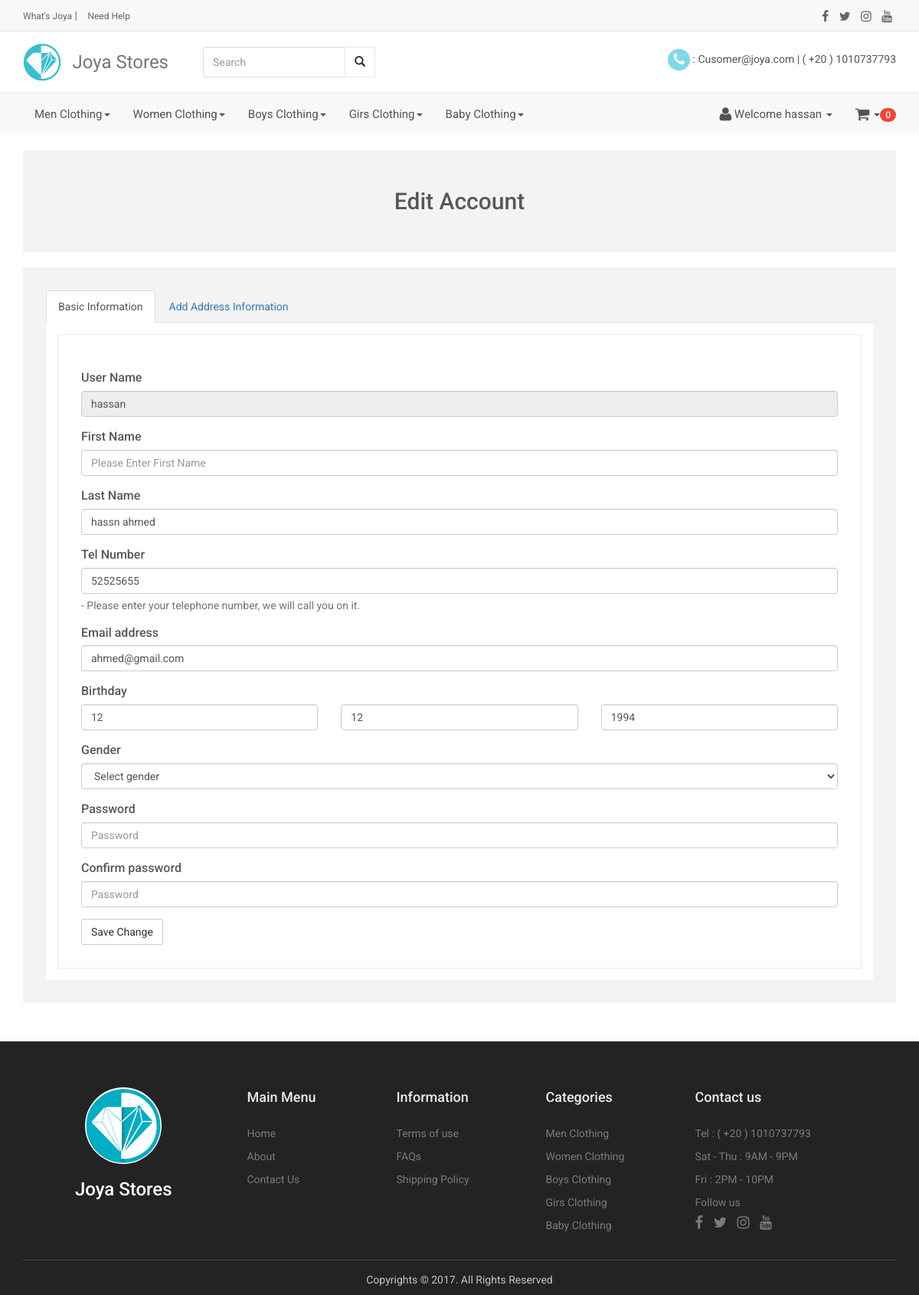
Before: /edit-account.php (signed in) with the older database file.
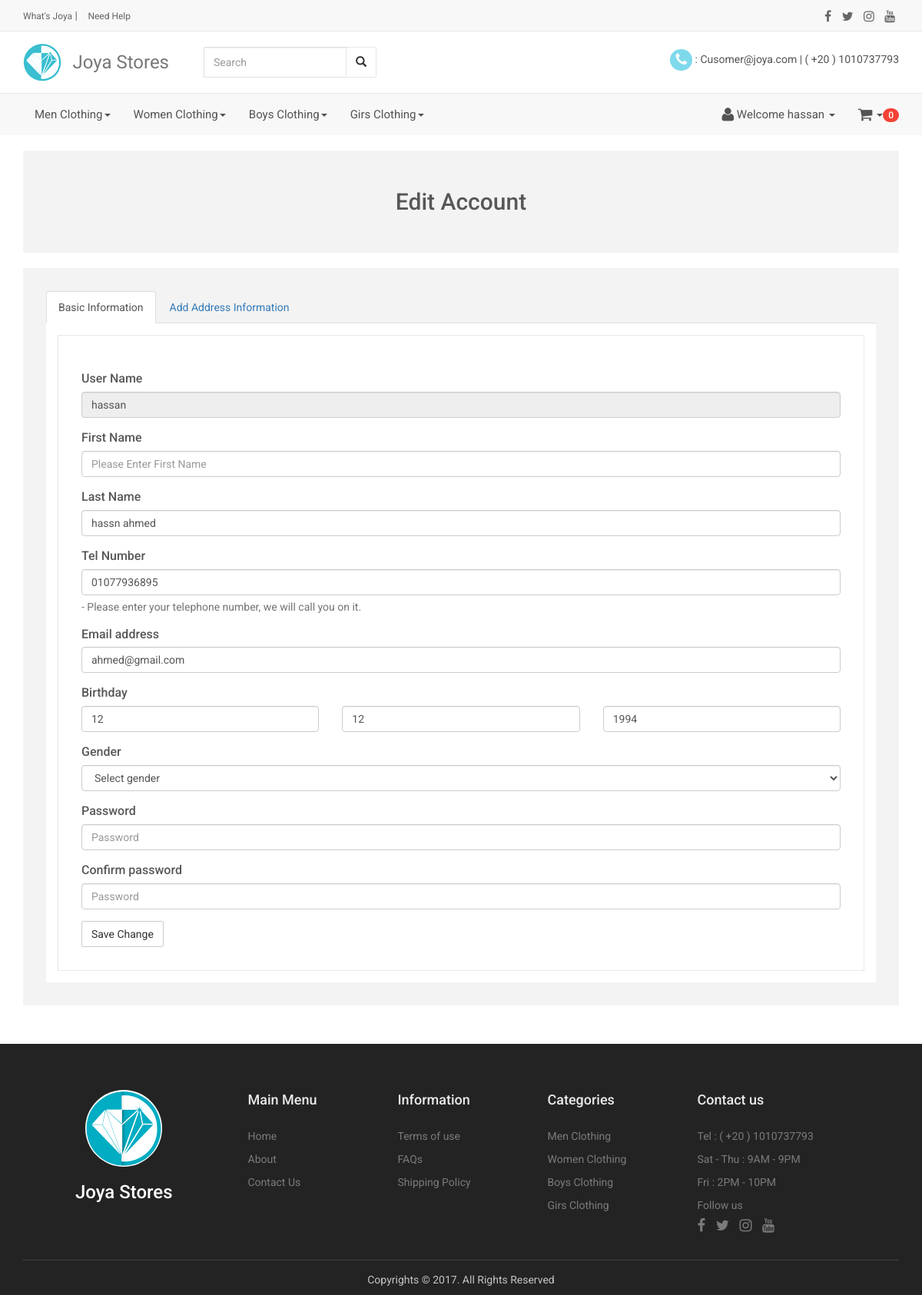
After: the same page with the newer database file.
### tables this page shows
CREATE TABLE `server` (
  `id` int(11) NOT NULL,
  `phone` int(11) NOT NULL,
  `phone2` int(11) NOT NULL,
  `email_cust` varchar(150) NOT NULL,
  `email_server` varchar(150) NOT NULL
);

CREATE TABLE `species` (
  `id_species` int(11) NOT NULL,
  `name_en` varchar(50) NOT NULL,
  `name_ar` varchar(50) NOT NULL,
  `dataed` datetime NOT NULL
);

CREATE TABLE `users` (
  `userid` int(11) NOT NULL,
  `username` varchar(50) NOT NULL,
  `firstname` varchar(30) NOT NULL,
  `lastlname` varchar(30) NOT NULL,
  `birth-yaer` year(4) NOT NULL,
  `birth-month` int(11) NOT NULL,
  `birth-day` int(11) NOT NULL,
  `password` varchar(50) NOT NULL,
  `gender` varchar(30) NOT NULL,
  `email` varchar(50) NOT NULL,
  `phone` char(14) NOT NULL,
  `created` datetime NOT NULL,
  `country` varchar(50) NOT NULL,
  `city` varchar(50) NOT NULL,
  `street-name` varchar(255) NOT NULL,
  `building-number` varchar(50) NOT NULL,
  `appartment-no` int(11) NOT NULL,
  `specialinfo` text NOT NULL,
  `groupid` int(11) NOT NULL DEFAULT '0',
  `truststatus` int(11) NOT NULL DEFAULT '0',
  `regstatus` int(11) NOT NULL DEFAULT '0'
);

### init.php (called while the page is built, shortened)
<?php
    include 'conc.php';
    $tpl  = 'include/templete/';
    $func = 'include/function/';
    include $func . 'function.php';
    include $tpl  . 'header.php';
    include $tpl  . 'navbar.php';
?>

### include/function/function.php (called while the page is built, shortened)
<?php
  function getAllFrom($field, $table, $where = NULL , $and = NULL, $orderfield, $ordering = 'DESC') {
    global $con ;
    $getAll = $con->prepare("SELECT $field FROM  $table $where $and ORDER BY $orderfield  $ordering ");
    $getAll->execute();
    $all  = $getAll->fetchAll();
    return $all;
 }

### edit-account.php (the view, shortened to what the rows shown need)
<?php
 include 'init.php';
  if(isset($_SESSION['user'])) {
    $getUser = $con->prepare("SELECT * FROM users WHERE username = ? ");
    $getUser->execute(array($_SESSION['user']));
    $info    = $getUser->fetch();
?>
       <section class="container">
            <div class="well well-top text-center">
                <header>
                    <h2>Edit Account </h2>
                </header>
            </div>
        </section>
        <div class="container">
            <section id="sign-up" class="well">
                <ul class="nav nav-tabs" role="tablist">
                    <li role="presentation" class="active"><a href="#basic-info" aria-controls="basic-info" role="tab" data-toggle="tab">Basic Information</a></li>
                    <li role="presentation"><a href="edit-account#address-info" aria-controls="address-info" role="tab" data-toggle="tab">Add Address Information</a></li>
                </ul>
                <div class="tab-content">
                    <div role="tabpanel" class="tab-pane active" id="basic-info">
                        <form class="edit" action="editaccount.php?do=updateedit" method="POST">
                            <div class="form-group">
                                <label for="fullName"> User Name </label>
                                <input type="text" class="form-control" disabled id="username" placeholder="Please Enter Full Name" name="username" value="<?php echo $info['username'] ?>" required>
                            </div>
                            <div class="form-group">
                                <label for="firstname"> First Name </label>
                                <input type="text" class="form-control" id="firstname" placeholder="Please Enter First Name" name="firstname" value="<?php echo $info['firstname'] ?>" required>
                            </div>
                            <div class="form-group">
                                <label for="lastlName"> Last Name</label>
                                <input type="text" class="form-control" id="lastlName" placeholder="Please Enter Last Name" name="lastlname" value="<?php echo $info['lastlname'] ?>" required>
                            </div>
                            <div class="form-group">
                                <label for="telNumber">Tel Number</label>
                                <input type="tel" class="form-control" id="telNumber" placeholder="Please Enter Telephone Number" name="phone" value="<?php echo $info['phone'] ?>" required>
                                <p class="help-block"> - Please enter your telephone number, we will call you on it.</p>
                            </div>
                            <div class="form-group">
                                <label for="Email1">Email address</label>
                                <input type="email" class="form-control" id="Email1" placeholder="Please Enter Email" name="email" value="<?php echo $info['email'] ?>" required>
                            </div>
                            <div class="form-group">
                                <label for="birthday1">Birthday</label>
                                <div class="row">
                                  <div class="col-xs-12 col-sm-4 b-date">
                                    <input type="number" class="form-control" placeholder="Day" min="1" max="31"  name="day" value="<?php echo $info['birth-day'] ?>">
                                  </div>
                                  <div class="col-xs-12 col-sm-4 b-date">
                                    <input type="number" class="form-control" placeholder="Month" min="1" max="12"  name="month" value="<?php echo $info['birth-month'] ?>">
                                  </div>
                                  <div class="col-xs-12 col-sm-4 b-date">
                                    <input type="number" class="form-control" placeholder="Yaer" min="1920" max="2017"  name="yaer" value="<?php echo $info['birth-yaer'] ?>">
                                  </div>
                                </div>
                            </div>
                            <div class="form-group">
                                <label for="gender1">Gender</label>
                                <select id="gender1" class="form-control" name="gender" required>
                                    <option disabled selected>Select gender</option>
                                </select>
                            </div>
                            <div class="form-group">
                                <label for="Password1">Password</label>
                                <input type="password" class="form-control" id="password1" name="password1" placeholder="Password" >
                            </div>
                            <div class="form-group">
                                <label for="confirmPassword1">Confirm password</label>
                                <input type="password" class="form-control" id="confirmPassword1" name="password2" placeholder="Password" >
                            </div>
                            <input type="submit" class="btn btn-default" value="Save Change" />
                        </form>
                    </div>
                </div>
            </section>
        </div>
<?php   } else {
         echo '<div class="alert alert-warning "> You Should Login -  <a href="login.php"> Login </a> </div>';
         header('Location: login-index.php');
         exit();
        }
?>
<?php
    include $tpl . 'footer.php';
?>

### include/templete/navbar.php (shortened to what the rows shown need)
<nav class="primary-nav navbar navbar-default">
<div class="container">
    <div class="collapse navbar-collapse" id="main-menu">
       <?php
        $allspecies = getAllFrom("*", "species", "", "", "id_species", "ASC");
        ?>
        <form action="products.php?page=search.php&show=search" method="post" class="navbar-form navbar-left form-inline hidden-xs hidden-sm" role="search">
            <div class="form-group">
            </div>
        </form>
                        <?php
                            $stmt = $con->prepare("SELECT * FROM `server`");
                            $stmt->execute();
                            $getserver = $stmt->fetch();
                        ?>
        <p class="navbar-text navbar-right clearfix hidden-sm hidden-xs"><i class="fa fa-phone fa-lg"></i> : <?php echo $getserver['email_server'] ?> | ( +20 ) <?php echo $getserver['phone'] ?></p>
    </div>
</div>
</nav>
<nav class="navbar navbar-default hidden-xs hidden-sm">
<div class="container">
    <ul class="nav navbar-nav">
       <?php
        $allspecies = getAllFrom("*", "species", "", "", "id_species", "ASC");
        foreach($allspecies as $species ) {
        ?>
        <li class="dropdown">
            <a href="#" class="dropdown-toggle" data-toggle="dropdown" role="button" aria-haspopup="true" aria-expanded="false"><?php echo $species['name_en']; ?><span class="caret"></span></a>
        </li>
    <?php } ?>
    </ul>
</div>
</nav>

### include/templete/footer.php (shortened to what the rows shown need)
<footer>
      <div class="container">
        <div class="row">
          <div class="col-md-2 hidden-xs hidden-sm">
            <ul class="list-unstyled">
                <?php
                $allspecies = getAllFrom("*", "species", "", "", "id_species", "ASC");
                foreach($allspecies as $species ) {
                    echo '<li><a href="products.php?idspecies='. $species['id_species'] . '&pagename=' . str_replace(' ', '-', $species['name_en']) . '">'.$species['name_en'].'</a></li>';
                }
                ?>
            </ul>
          </div>
          <div class="col-md-3 hidden-xs hidden-sm">
            <ul class="list-unstyled">
                <?php
                    $stmt = $con->prepare("SELECT * FROM `server`");
                    $stmt->execute();
                    $getserver = $stmt->fetch();
                ?>
              <li>Contact us</li>
              <li>Tel : ( +20 ) <?php echo $getserver['phone'] ?></li>
              <li>Sat - Thu : 9AM - 9PM</li>
              <li>Fri : 2PM - 10PM</li>
              <li>Follow us
                <p>
                 </p>
              </li>
            </ul>
          </div>
        </div>
      </div>
    </footer>
  </body>
</html>

Changed rows visible on the page:
removed species: name_en "Baby Clothing"
changed users "hassan": phone "52525655" → "01077936895"
